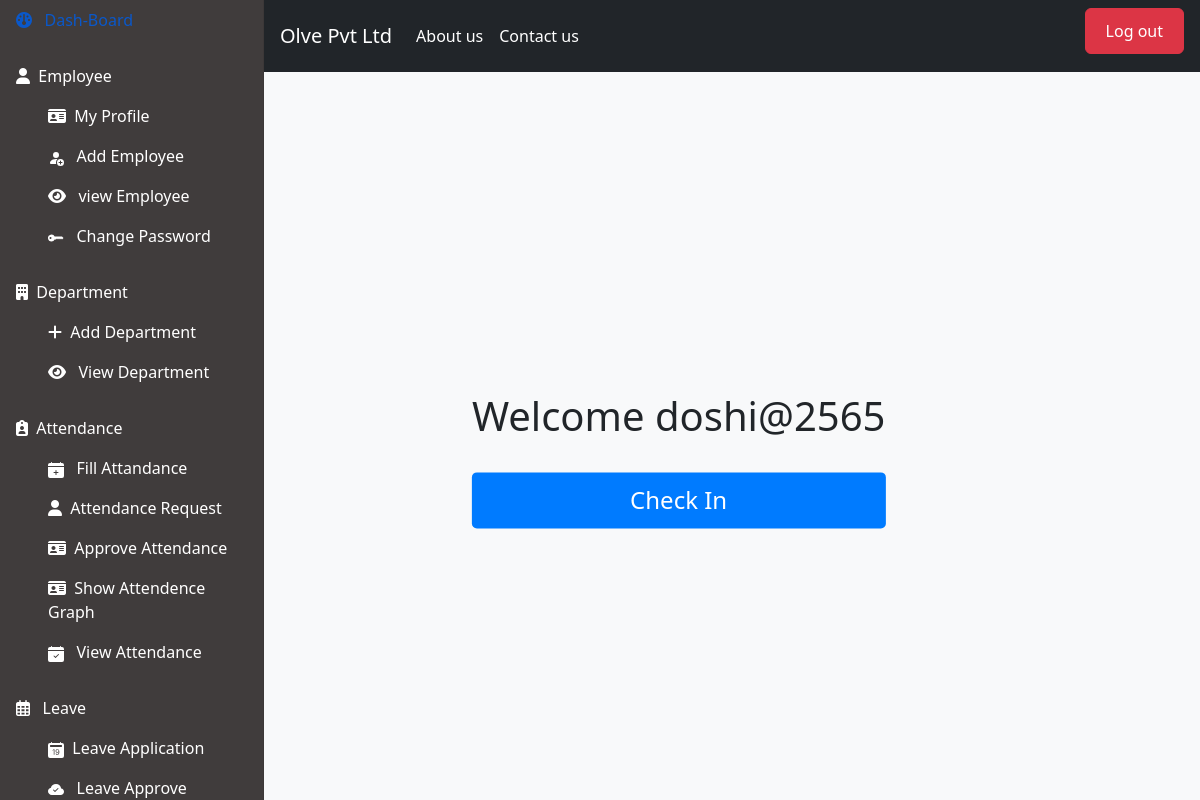
The app's page /fill_attendance/ (signed in), older data.
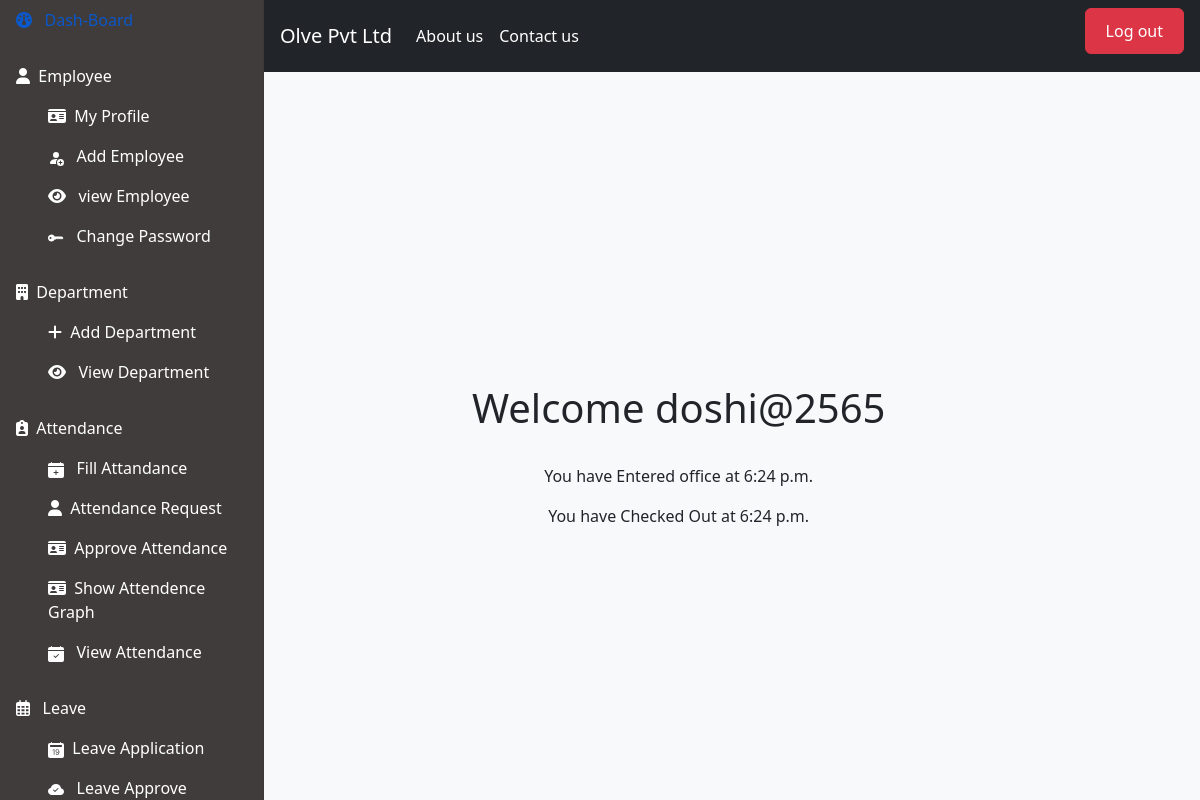
The same page, newer data.
### hr/models.py (models this page shows, shortened)
class Attendance(models.Model):
    id = models.AutoField(unique=True,primary_key=True)
    emp_id = models.ForeignKey(Employee,on_delete=models.CASCADE, default=None)
    att_date = models.DateField()
    in_time = models.TimeField()
    out_time = models.TimeField(null=True, blank=True)

### hr/views.py (the view, shortened to what this page needs)
# urls.py: path('fill_attendance/',fill_attendance,name='fill_attendance'),
@login_required
@csrf_protect
def fill_attendance(request):
    user = request.user
    context = {'username': user.username}
    emp = Employee.objects.filter(user=user).first()
    context['is_hr'] = emp.is_hr
    if emp:
        att_obj = Attendance.objects.filter(att_date=datetime.date.today(), emp_id=emp).first()
        if att_obj:
            context['in_time'] = att_obj.in_time
            context['out_time'] = att_obj.out_time
    return render(request, 'fill_attendance.html', context)

### hr/templates/fill_attendance.html (shortened to what this page needs)
{% extends "index.html" %}
{% block mycontent %}
<div style="position: absolute; top: 60%; left: 60%; transform: translate(-60%, -60%); text-align: center;">
    <h1>Welcome {{ username }}</h1>
    <br/>
    {% if in_time %}
    <p>You have Entered office at {{ in_time }}</p>
    {% endif %}
    {% if out_time %}
    <p>You have Checked Out at {{ out_time }}</p>
    {% endif %}
    {% if not in_time and not out_time %}
    <form method='post'>
        <button type="submit" name='check_in' style="padding: 20px 40px; font-size: 24px; background-color: #007bff; color: #fff; border: none; border-radius: 5px; cursor: pointer;">
            Check In
        </button>
    </form>
    {% endif %}
</div>
{% endblock %}

Row changes from the older to the newer data that the page shows:
added Attendance: in_time "6:24 p.m.", out_time "6:24 p.m."
Text that changed along with them:
text no longer shown: "Check In"
text now shown: "You have Entered office at You have Checked Out at"
